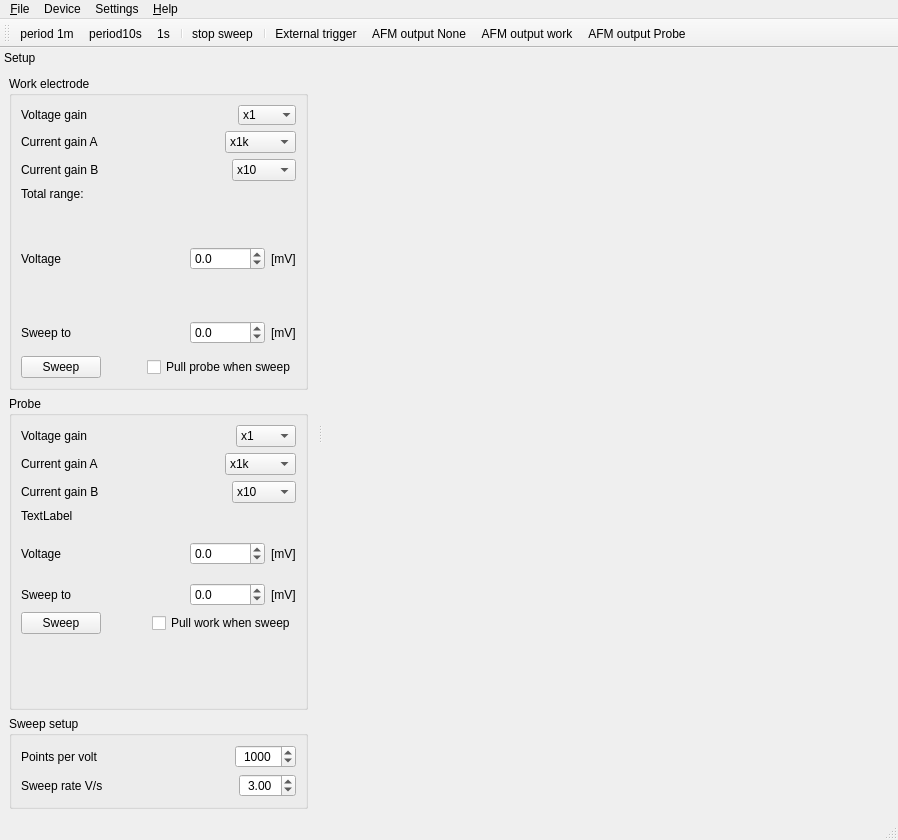
<?xml version="1.0" encoding="UTF-8"?>
<ui version="4.0">
 <class>MainWnd</class>
 <widget class="QMainWindow" name="MainWnd">
  <property name="geometry">
   <rect>
    <x>0</x>
    <y>0</y>
    <width>898</width>
    <height>840</height>
   </rect>
  </property>
  <property name="windowTitle">
   <string>BiPotentiostat</string>
  </property>
  <property name="windowIcon">
   <iconset resource="images.qrc">
    <normaloff>:/images/icon.png</normaloff>:/images/icon.png</iconset>
  </property>
  <property name="locale">
   <locale language="C" country="AnyCountry"/>
  </property>
  <property name="iconSize">
   <size>
    <width>64</width>
    <height>64</height>
   </size>
  </property>
  <widget class="QWidget" name="osc"/>
  <widget class="QMenuBar" name="menubar">
   <property name="geometry">
    <rect>
     <x>0</x>
     <y>0</y>
     <width>898</width>
     <height>21</height>
    </rect>
   </property>
   <widget class="QMenu" name="menu_File">
    <property name="title">
     <string>&amp;File</string>
    </property>
    <addaction name="actionOpen_file"/>
    <addaction name="action_Quit"/>
   </widget>
   <widget class="QMenu" name="menu_Help">
    <property name="title">
     <string>&amp;Help</string>
    </property>
    <addaction name="action_About"/>
    <addaction name="separator"/>
    <addaction name="actionFirmware_upgrade"/>
   </widget>
   <widget class="QMenu" name="menuCalibration">
    <property name="title">
     <string>Settings</string>
    </property>
    <addaction name="actionCalibration"/>
    <addaction name="actionRemote_control"/>
   </widget>
   <widget class="QMenu" name="menuDevice">
    <property name="title">
     <string>Device</string>
    </property>
   </widget>
   <addaction name="menu_File"/>
   <addaction name="menuDevice"/>
   <addaction name="menuCalibration"/>
   <addaction name="menu_Help"/>
  </widget>
  <widget class="QDockWidget" name="dockWidget_2">
   <property name="features">
    <set>QDockWidget::DockWidgetMovable</set>
   </property>
   <property name="allowedAreas">
    <set>Qt::LeftDockWidgetArea|Qt::RightDockWidgetArea</set>
   </property>
   <property name="windowTitle">
    <string>Setup</string>
   </property>
   <attribute name="dockWidgetArea">
    <number>1</number>
   </attribute>
   <widget class="QWidget" name="dockWidgetContents">
    <layout class="QVBoxLayout" name="verticalLayout_4">
     <item>
      <widget class="QGroupBox" name="groupBox">
       <property name="title">
        <string>Work electrode</string>
       </property>
       <layout class="QVBoxLayout" name="verticalLayout_2" stretch="1,1,0,0,1,1,1,1,1">
        <item>
         <layout class="QHBoxLayout" name="horizontalLayout">
          <item>
           <widget class="QLabel" name="label">
            <property name="text">
             <string>Voltage gain</string>
            </property>
           </widget>
          </item>
          <item>
           <spacer name="horizontalSpacer">
            <property name="orientation">
             <enum>Qt::Horizontal</enum>
            </property>
            <property name="sizeHint" stdset="0">
             <size>
              <width>40</width>
              <height>20</height>
             </size>
            </property>
           </spacer>
          </item>
          <item>
           <widget class="QComboBox" name="workVoltGain">
            <property name="frame">
             <bool>false</bool>
            </property>
            <item>
             <property name="text">
              <string>x1</string>
             </property>
            </item>
            <item>
             <property name="text">
              <string>x0.1</string>
             </property>
            </item>
            <item>
             <property name="text">
              <string>x0.01</string>
             </property>
            </item>
           </widget>
          </item>
         </layout>
        </item>
        <item>
         <layout class="QHBoxLayout" name="horizontalLayout_2">
          <item>
           <widget class="QLabel" name="label_2">
            <property name="text">
             <string>Current gain A</string>
            </property>
           </widget>
          </item>
          <item>
           <spacer name="horizontalSpacer_2">
            <property name="orientation">
             <enum>Qt::Horizontal</enum>
            </property>
            <property name="sizeHint" stdset="0">
             <size>
              <width>40</width>
              <height>20</height>
             </size>
            </property>
           </spacer>
          </item>
          <item>
           <widget class="QComboBox" name="workCurrGainA">
            <item>
             <property name="text">
              <string>x1k</string>
             </property>
            </item>
            <item>
             <property name="text">
              <string>x10k</string>
             </property>
            </item>
            <item>
             <property name="text">
              <string>x100k</string>
             </property>
            </item>
            <item>
             <property name="text">
              <string>x1000k</string>
             </property>
            </item>
           </widget>
          </item>
         </layout>
        </item>
        <item>
         <layout class="QHBoxLayout" name="horizontalLayout_11">
          <item>
           <widget class="QLabel" name="label_13">
            <property name="text">
             <string>Current gain B</string>
            </property>
           </widget>
          </item>
          <item>
           <spacer name="horizontalSpacer_11">
            <property name="orientation">
             <enum>Qt::Horizontal</enum>
            </property>
            <property name="sizeHint" stdset="0">
             <size>
              <width>40</width>
              <height>20</height>
             </size>
            </property>
           </spacer>
          </item>
          <item>
           <widget class="QComboBox" name="workCurrGainB">
            <item>
             <property name="text">
              <string>x10</string>
             </property>
            </item>
            <item>
             <property name="text">
              <string>x100</string>
             </property>
            </item>
            <item>
             <property name="text">
              <string>x1000</string>
             </property>
            </item>
           </widget>
          </item>
         </layout>
        </item>
        <item>
         <widget class="QLabel" name="workGainInfo">
          <property name="text">
           <string>Total range:</string>
          </property>
         </widget>
        </item>
        <item>
         <spacer name="verticalSpacer">
          <property name="orientation">
           <enum>Qt::Vertical</enum>
          </property>
          <property name="sizeHint" stdset="0">
           <size>
            <width>20</width>
            <height>5</height>
           </size>
          </property>
         </spacer>
        </item>
        <item>
         <layout class="QHBoxLayout" name="horizontalLayout_3">
          <item>
           <widget class="QLabel" name="label_4">
            <property name="text">
             <string>Voltage</string>
            </property>
           </widget>
          </item>
          <item>
           <spacer name="horizontalSpacer_3">
            <property name="orientation">
             <enum>Qt::Horizontal</enum>
            </property>
            <property name="sizeHint" stdset="0">
             <size>
              <width>40</width>
              <height>20</height>
             </size>
            </property>
           </spacer>
          </item>
          <item>
           <widget class="QDoubleSpinBox" name="workVolt">
            <property name="decimals">
             <number>1</number>
            </property>
            <property name="minimum">
             <double>-10000.000000000000000</double>
            </property>
            <property name="maximum">
             <double>10000.000000000000000</double>
            </property>
           </widget>
          </item>
          <item>
           <widget class="QLabel" name="label_3">
            <property name="text">
             <string>[mV]</string>
            </property>
           </widget>
          </item>
         </layout>
        </item>
        <item>
         <spacer name="verticalSpacer_2">
          <property name="orientation">
           <enum>Qt::Vertical</enum>
          </property>
          <property name="sizeHint" stdset="0">
           <size>
            <width>20</width>
            <height>5</height>
           </size>
          </property>
         </spacer>
        </item>
        <item>
         <layout class="QHBoxLayout" name="horizontalLayout_4">
          <item>
           <widget class="QLabel" name="label_5">
            <property name="text">
             <string>Sweep to</string>
            </property>
           </widget>
          </item>
          <item>
           <spacer name="horizontalSpacer_4">
            <property name="orientation">
             <enum>Qt::Horizontal</enum>
            </property>
            <property name="sizeHint" stdset="0">
             <size>
              <width>40</width>
              <height>20</height>
             </size>
            </property>
           </spacer>
          </item>
          <item>
           <widget class="QDoubleSpinBox" name="workSweepTo">
            <property name="decimals">
             <number>1</number>
            </property>
            <property name="minimum">
             <double>-10000.000000000000000</double>
            </property>
            <property name="maximum">
             <double>10000.000000000000000</double>
            </property>
           </widget>
          </item>
          <item>
           <widget class="QLabel" name="label_6">
            <property name="text">
             <string>[mV]</string>
            </property>
           </widget>
          </item>
         </layout>
        </item>
        <item>
         <layout class="QHBoxLayout" name="horizontalLayout_5">
          <item>
           <widget class="QPushButton" name="sweepWork">
            <property name="text">
             <string>Sweep</string>
            </property>
           </widget>
          </item>
          <item>
           <spacer name="horizontalSpacer_5">
            <property name="orientation">
             <enum>Qt::Horizontal</enum>
            </property>
            <property name="sizeHint" stdset="0">
             <size>
              <width>40</width>
              <height>20</height>
             </size>
            </property>
           </spacer>
          </item>
          <item>
           <widget class="QCheckBox" name="pullProbe">
            <property name="text">
             <string>Pull probe when sweep</string>
            </property>
           </widget>
          </item>
         </layout>
        </item>
       </layout>
      </widget>
     </item>
     <item>
      <widget class="QGroupBox" name="groupBox_2">
       <property name="title">
        <string>Probe</string>
       </property>
       <layout class="QVBoxLayout" name="verticalLayout_3" stretch="1,1,0,0,1,1,1,1,1,5">
        <item>
         <layout class="QHBoxLayout" name="horizontalLayout_6">
          <item>
           <widget class="QLabel" name="label_7">
            <property name="text">
             <string>Voltage gain</string>
            </property>
           </widget>
          </item>
          <item>
           <spacer name="horizontalSpacer_6">
            <property name="orientation">
             <enum>Qt::Horizontal</enum>
            </property>
            <property name="sizeHint" stdset="0">
             <size>
              <width>40</width>
              <height>20</height>
             </size>
            </property>
           </spacer>
          </item>
          <item>
           <widget class="QComboBox" name="probeVoltGain">
            <item>
             <property name="text">
              <string>x1</string>
             </property>
            </item>
            <item>
             <property name="text">
              <string>x0.1</string>
             </property>
            </item>
            <item>
             <property name="text">
              <string>x0.01</string>
             </property>
            </item>
           </widget>
          </item>
         </layout>
        </item>
        <item>
         <layout class="QHBoxLayout" name="horizontalLayout_7">
          <item>
           <widget class="QLabel" name="label_8">
            <property name="text">
             <string>Current gain A</string>
            </property>
           </widget>
          </item>
          <item>
           <spacer name="horizontalSpacer_7">
            <property name="orientation">
             <enum>Qt::Horizontal</enum>
            </property>
            <property name="sizeHint" stdset="0">
             <size>
              <width>40</width>
              <height>20</height>
             </size>
            </property>
           </spacer>
          </item>
          <item>
           <widget class="QComboBox" name="probeCurrGainA">
            <item>
             <property name="text">
              <string>x1k</string>
             </property>
            </item>
            <item>
             <property name="text">
              <string>x10k</string>
             </property>
            </item>
            <item>
             <property name="text">
              <string>x100k</string>
             </property>
            </item>
            <item>
             <property name="text">
              <string>x1000k</string>
             </property>
            </item>
           </widget>
          </item>
         </layout>
        </item>
        <item>
         <layout class="QHBoxLayout" name="horizontalLayout_12">
          <item>
           <widget class="QLabel" name="label_14">
            <property name="text">
             <string>Current gain B</string>
            </property>
           </widget>
          </item>
          <item>
           <spacer name="horizontalSpacer_12">
            <property name="orientation">
             <enum>Qt::Horizontal</enum>
            </property>
            <property name="sizeHint" stdset="0">
             <size>
              <width>40</width>
              <height>20</height>
             </size>
            </property>
           </spacer>
          </item>
          <item>
           <widget class="QComboBox" name="probeCurrGainB">
            <item>
             <property name="text">
              <string>x10</string>
             </property>
            </item>
            <item>
             <property name="text">
              <string>x100</string>
             </property>
            </item>
            <item>
             <property name="text">
              <string>x1000</string>
             </property>
            </item>
           </widget>
          </item>
         </layout>
        </item>
        <item>
         <widget class="QLabel" name="probeGainInfo">
          <property name="text">
           <string>TextLabel</string>
          </property>
         </widget>
        </item>
        <item>
         <spacer name="verticalSpacer_4">
          <property name="orientation">
           <enum>Qt::Vertical</enum>
          </property>
          <property name="sizeHint" stdset="0">
           <size>
            <width>20</width>
            <height>5</height>
           </size>
          </property>
         </spacer>
        </item>
        <item>
         <layout class="QHBoxLayout" name="horizontalLayout_8">
          <item>
           <widget class="QLabel" name="label_9">
            <property name="text">
             <string>Voltage</string>
            </property>
           </widget>
          </item>
          <item>
           <spacer name="horizontalSpacer_8">
            <property name="orientation">
             <enum>Qt::Horizontal</enum>
            </property>
            <property name="sizeHint" stdset="0">
             <size>
              <width>40</width>
              <height>20</height>
             </size>
            </property>
           </spacer>
          </item>
          <item>
           <widget class="QDoubleSpinBox" name="probeVolt">
            <property name="decimals">
             <number>1</number>
            </property>
            <property name="minimum">
             <double>-10000.000000000000000</double>
            </property>
            <property name="maximum">
             <double>10000.000000000000000</double>
            </property>
           </widget>
          </item>
          <item>
           <widget class="QLabel" name="label_10">
            <property name="text">
             <string>[mV]</string>
            </property>
           </widget>
          </item>
         </layout>
        </item>
        <item>
         <spacer name="verticalSpacer_5">
          <property name="orientation">
           <enum>Qt::Vertical</enum>
          </property>
          <property name="sizeHint" stdset="0">
           <size>
            <width>20</width>
            <height>5</height>
           </size>
          </property>
         </spacer>
        </item>
        <item>
         <layout class="QHBoxLayout" name="horizontalLayout_9">
          <item>
           <widget class="QLabel" name="label_11">
            <property name="text">
             <string>Sweep to</string>
            </property>
           </widget>
          </item>
          <item>
           <spacer name="horizontalSpacer_9">
            <property name="orientation">
             <enum>Qt::Horizontal</enum>
            </property>
            <property name="sizeHint" stdset="0">
             <size>
              <width>40</width>
              <height>20</height>
             </size>
            </property>
           </spacer>
          </item>
          <item>
           <widget class="QDoubleSpinBox" name="probeSweepTo">
            <property name="decimals">
             <number>1</number>
            </property>
            <property name="minimum">
             <double>-10000.000000000000000</double>
            </property>
            <property name="maximum">
             <double>10000.000000000000000</double>
            </property>
           </widget>
          </item>
          <item>
           <widget class="QLabel" name="label_12">
            <property name="text">
             <string>[mV]</string>
            </property>
           </widget>
          </item>
         </layout>
        </item>
        <item>
         <layout class="QHBoxLayout" name="horizontalLayout_10">
          <item>
           <widget class="QPushButton" name="sweepProbe">
            <property name="text">
             <string>Sweep</string>
            </property>
           </widget>
          </item>
          <item>
           <spacer name="horizontalSpacer_10">
            <property name="orientation">
             <enum>Qt::Horizontal</enum>
            </property>
            <property name="sizeHint" stdset="0">
             <size>
              <width>40</width>
              <height>20</height>
             </size>
            </property>
           </spacer>
          </item>
          <item>
           <widget class="QCheckBox" name="pullWork">
            <property name="text">
             <string>Pull work when sweep</string>
            </property>
           </widget>
          </item>
         </layout>
        </item>
        <item>
         <spacer name="verticalSpacer_6">
          <property name="orientation">
           <enum>Qt::Vertical</enum>
          </property>
          <property name="sizeHint" stdset="0">
           <size>
            <width>20</width>
            <height>37</height>
           </size>
          </property>
         </spacer>
        </item>
       </layout>
      </widget>
     </item>
     <item>
      <widget class="QGroupBox" name="groupBox_3">
       <property name="title">
        <string>Sweep setup</string>
       </property>
       <layout class="QVBoxLayout" name="verticalLayout">
        <item>
         <layout class="QHBoxLayout" name="horizontalLayout_13">
          <item>
           <widget class="QLabel" name="label_15">
            <property name="text">
             <string>Points per volt</string>
            </property>
           </widget>
          </item>
          <item>
           <spacer name="horizontalSpacer_13">
            <property name="orientation">
             <enum>Qt::Horizontal</enum>
            </property>
            <property name="sizeHint" stdset="0">
             <size>
              <width>40</width>
              <height>20</height>
             </size>
            </property>
           </spacer>
          </item>
          <item>
           <widget class="QSpinBox" name="sweepPtsCnt">
            <property name="alignment">
             <set>Qt::AlignCenter</set>
            </property>
            <property name="minimum">
             <number>10</number>
            </property>
            <property name="maximum">
             <number>10000</number>
            </property>
            <property name="singleStep">
             <number>50</number>
            </property>
            <property name="value">
             <number>1000</number>
            </property>
           </widget>
          </item>
         </layout>
        </item>
        <item>
         <layout class="QHBoxLayout" name="horizontalLayout_15">
          <item>
           <widget class="QLabel" name="label_16">
            <property name="text">
             <string>Sweep rate V/s</string>
            </property>
           </widget>
          </item>
          <item>
           <spacer name="horizontalSpacer_14">
            <property name="orientation">
             <enum>Qt::Horizontal</enum>
            </property>
            <property name="sizeHint" stdset="0">
             <size>
              <width>40</width>
              <height>20</height>
             </size>
            </property>
           </spacer>
          </item>
          <item>
           <widget class="QDoubleSpinBox" name="sweepRate">
            <property name="alignment">
             <set>Qt::AlignCenter</set>
            </property>
            <property name="minimum">
             <double>0.010000000000000</double>
            </property>
            <property name="maximum">
             <double>10.000000000000000</double>
            </property>
            <property name="singleStep">
             <double>0.100000000000000</double>
            </property>
            <property name="value">
             <double>3.000000000000000</double>
            </property>
           </widget>
          </item>
         </layout>
        </item>
       </layout>
      </widget>
     </item>
    </layout>
   </widget>
  </widget>
  <widget class="QToolBar" name="toolBar">
   <property name="windowTitle">
    <string>toolBar</string>
   </property>
   <attribute name="toolBarArea">
    <enum>TopToolBarArea</enum>
   </attribute>
   <attribute name="toolBarBreak">
    <bool>false</bool>
   </attribute>
   <addaction name="actionPeriod1m"/>
   <addaction name="actionPeriod10s"/>
   <addaction name="actionPeriod1s"/>
   <addaction name="separator"/>
   <addaction name="actionStop_sweep"/>
   <addaction name="separator"/>
   <addaction name="actionExternal_trigger"/>
   <addaction name="actionAFM_output_None"/>
   <addaction name="actionAFM_output_work"/>
   <addaction name="actionAFM_output_Probe"/>
  </widget>
  <widget class="QStatusBar" name="statusBar"/>
  <action name="action_Quit">
   <property name="text">
    <string>&amp;Quit</string>
   </property>
  </action>
  <action name="action_About">
   <property name="text">
    <string>&amp;About</string>
   </property>
  </action>
  <action name="actionOpen">
   <property name="text">
    <string>Open/Reopen</string>
   </property>
  </action>
  <action name="actionDC_Volt">
   <property name="icon">
    <iconset resource="images.qrc">
     <normaloff>:/images/dc.png</normaloff>:/images/dc.png</iconset>
   </property>
   <property name="text">
    <string>DC Volt</string>
   </property>
   <property name="toolTip">
    <string>DC voltage controls</string>
   </property>
  </action>
  <action name="actionSingle_pulse">
   <property name="icon">
    <iconset resource="images.qrc">
     <normaloff>:/images/pulse.png</normaloff>:/images/pulse.png</iconset>
   </property>
   <property name="text">
    <string>Single pulse</string>
   </property>
   <property name="toolTip">
    <string>Single voltage pulse controls</string>
   </property>
  </action>
  <action name="actionMeandr">
   <property name="icon">
    <iconset resource="images.qrc">
     <normaloff>:/images/meandr.png</normaloff>:/images/meandr.png</iconset>
   </property>
   <property name="text">
    <string>Meandr</string>
   </property>
   <property name="toolTip">
    <string>Voltage meandr controls</string>
   </property>
  </action>
  <action name="actionShort_relay">
   <property name="checkable">
    <bool>true</bool>
   </property>
   <property name="icon">
    <iconset resource="images.qrc">
     <normaloff>:/images/short-relay.png</normaloff>:/images/short-relay.png</iconset>
   </property>
   <property name="text">
    <string>Short relay</string>
   </property>
  </action>
  <action name="actionOut_relay">
   <property name="checkable">
    <bool>true</bool>
   </property>
   <property name="icon">
    <iconset resource="images.qrc">
     <normaloff>:/images/out-relay.png</normaloff>:/images/out-relay.png</iconset>
   </property>
   <property name="text">
    <string>Out relay</string>
   </property>
   <property name="toolTip">
    <string>Out relay</string>
   </property>
  </action>
  <action name="actionCalibration">
   <property name="text">
    <string>Calibration data</string>
   </property>
  </action>
  <action name="actionSweep">
   <property name="icon">
    <iconset resource="images.qrc">
     <normaloff>:/images/sweep.png</normaloff>:/images/sweep.png</iconset>
   </property>
   <property name="text">
    <string>Sweep</string>
   </property>
  </action>
  <action name="actionExecLua">
   <property name="icon">
    <iconset resource="images.qrc">
     <normaloff>:/images/exec.png</normaloff>:/images/exec.png</iconset>
   </property>
   <property name="text">
    <string>execLua</string>
   </property>
   <property name="toolTip">
    <string>Execute Lua script</string>
   </property>
  </action>
  <action name="actionStopLua">
   <property name="icon">
    <iconset resource="images.qrc">
     <normaloff>:/images/stop.png</normaloff>:/images/stop.png</iconset>
   </property>
   <property name="text">
    <string>stopLua</string>
   </property>
  </action>
  <action name="actionPeriod1s">
   <property name="icon">
    <iconset resource="images.qrc">
     <normaloff>:/images/3arrows.png</normaloff>:/images/3arrows.png</iconset>
   </property>
   <property name="text">
    <string>1s</string>
   </property>
   <property name="toolTip">
    <string>Oscilloscope period 3 seconds</string>
   </property>
  </action>
  <action name="actionPeriod10s">
   <property name="icon">
    <iconset resource="images.qrc">
     <normaloff>:/images/2arrows.png</normaloff>:/images/2arrows.png</iconset>
   </property>
   <property name="text">
    <string>period10s</string>
   </property>
   <property name="toolTip">
    <string>Oscilloscope period 10 seconds</string>
   </property>
  </action>
  <action name="actionPeriod1m">
   <property name="icon">
    <iconset resource="images.qrc">
     <normaloff>:/images/1arrow.png</normaloff>:/images/1arrow.png</iconset>
   </property>
   <property name="text">
    <string>period 1m</string>
   </property>
   <property name="toolTip">
    <string>Oscilloscope period 1 minute</string>
   </property>
  </action>
  <action name="actionStop_sweep">
   <property name="icon">
    <iconset resource="images.qrc">
     <normaloff>:/images/stop.png</normaloff>:/images/stop.png</iconset>
   </property>
   <property name="text">
    <string>stop sweep</string>
   </property>
   <property name="toolTip">
    <string>Stop sweep</string>
   </property>
  </action>
  <action name="actionOpen_file">
   <property name="text">
    <string>Open file</string>
   </property>
  </action>
  <action name="actionExternal_trigger">
   <property name="checkable">
    <bool>true</bool>
   </property>
   <property name="icon">
    <iconset resource="images.qrc">
     <normaloff>:/images/trig.png</normaloff>:/images/trig.png</iconset>
   </property>
   <property name="text">
    <string>External trigger</string>
   </property>
   <property name="toolTip">
    <string>Record data on external trigger rising edge.</string>
   </property>
  </action>
  <action name="actionAFM_output_None">
   <property name="checkable">
    <bool>true</bool>
   </property>
   <property name="text">
    <string>AFM output None</string>
   </property>
   <property name="toolTip">
    <string>No output to AFM</string>
   </property>
  </action>
  <action name="actionAFM_output_work">
   <property name="checkable">
    <bool>true</bool>
   </property>
   <property name="text">
    <string>AFM output work</string>
   </property>
   <property name="toolTip">
    <string>AFM output from Work Electrode</string>
   </property>
  </action>
  <action name="actionAFM_output_Probe">
   <property name="checkable">
    <bool>true</bool>
   </property>
   <property name="text">
    <string>AFM output Probe</string>
   </property>
   <property name="toolTip">
    <string>AFM output from Probe Electrode</string>
   </property>
  </action>
  <action name="actionFirmware_upgrade">
   <property name="text">
    <string>Firmware upgrade</string>
   </property>
  </action>
  <action name="actionRemote_control">
   <property name="text">
    <string>Remote control setup</string>
   </property>
  </action>
 </widget>
 <resources>
  <include location="images.qrc"/>
 </resources>
 <connections/>
</ui>
